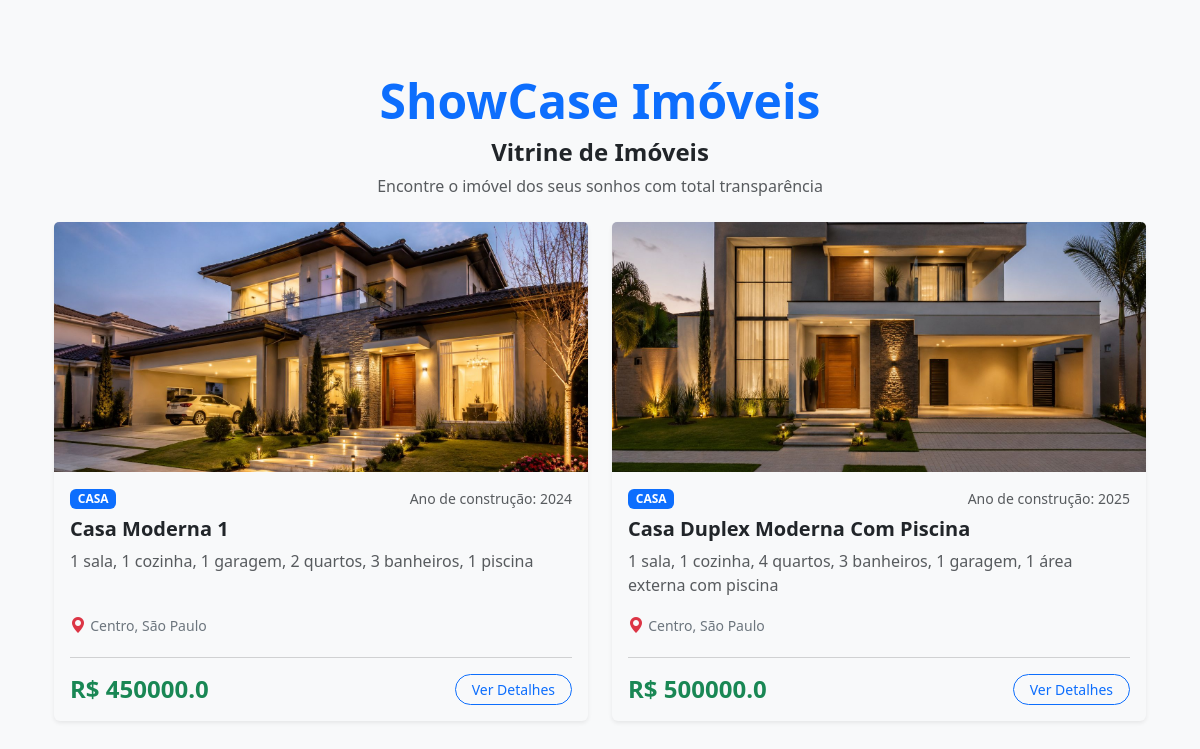
Page /vitrine/pagina_inicial/ on the committed database.
### vitrine/models.py (models this page shows, shortened)
class Imovel(models.Model):
    corretor = models.ForeignKey(User, on_delete=models.CASCADE, verbose_name="Corretor Responsável")
    titulo = models.CharField(max_length=100)
    descricao = models.TextField()
    tipo_Imovel = models.CharField(max_length=50)
    ano_construcao = models.IntegerField()
    preco = models.FloatField()
    logradouro = models.CharField(max_length=100, verbose_name="Rua/Avenida")
    numero = models.CharField(max_length=10, verbose_name="Número")
    bairro = models.CharField(max_length=100, verbose_name="Bairro")
    cidade = models.CharField(max_length=100, verbose_name="Cidade")
    imagem_principal = models.ImageField(upload_to="media/img")

### vitrine/views.py (the view)
# urls.py: path('/pagina_inicial/', pagina_inicial, name='pagina_inicial'),
def pagina_inicial(request):
    lista_imoveis = Imovel.objects.all()
    return render(request, 'pagina_inicial.html', {'imoveis': lista_imoveis})

### template/pagina_inicial.html (shortened to what this page needs)
{% extends 'base.html' %}
{% load static %}
{% block content %}
<div class="container my-5">
    <div class="position-relative d-flex align-items-center justify-content-center py-4">
        <div class="text-center">
            <h1 class="display-5 fw-bold text-primary">ShowCase Imóveis</h1>
            <h4 class="display-8 fw-bold text-dark">Vitrine de Imóveis</h4>
            <p class="text-muted mb-0">Encontre o imóvel dos seus sonhos com total transparência</p>
        </div>
    </div>
    <div class="row g-4">
        {% for imovel in imoveis %}
        <div class="col-12 col-md-6">
            <div class="card h-100 shadow-sm border-0 bg-light card-imovel">
                {% if imovel.imagem_principal %}
                <img src="{{ imovel.imagem_principal.url }}" class="card-img-top foto-vitrine-imovel" alt="{{ imovel.titulo }}">
                {% else %}
                <div class="bg-secondary text-white text-center d-flex align-items-center justify-content-center sem-foto-vitrine">
                    <span>Sem imagem disponível</span>
                </div>
                {% endif %}
                <div class="card-body d-flex flex-column">
                    <div class="d-flex justify-content-between align-items-center mb-2">
                        <span class="badge bg-primary text-uppercase">{{ imovel.tipo_Imovel }}</span>
                        <small class="text-muted">Ano de construção: {{ imovel.ano_construcao }}</small>
                    </div>
                    <h5 class="card-title fw-bold text-dark mb-2">{{ imovel.titulo }}</h5>
                    <p class="card-text text-muted flex-grow-1">
                        {{ imovel.descricao|truncatechars:120 }}
                    </p>
                    <p class="card-text mb-1">
                        <i class="bi bi-geo-alt-fill text-danger"></i>
                        <small class="text-secondary">{{ imovel.bairro }}, {{ imovel.cidade }}</small>
                    </p>
                    <hr class="text-muted my-3">
                    <div class="d-flex justify-content-between align-items-center mt-auto">
                        <h4 class="text-success fw-bold m-0">R$ {{ imovel.preco }}</h4>
                        <a href="{% url 'detalhes_imovel' imovel.id %}"
                           class="btn btn-outline-primary btn-sm px-3 rounded-pill">Ver Detalhes</a>
                    </div>
                </div>
            </div>
        </div>
        {% empty %}
        <div class="col-12 text-center my-5">
            <p class="fs-4 text-muted">Nenhum imóvel disponível na vitrine no momento.</p>
        </div>
        {% endfor %}
    </div>
</div>
{% endblock %}

### static/css/style.css (style rules this page uses)
.card-imovel { transition: transform 0.2s ease-in-out, box-shadow 0.2s ease-in-out; }
.foto-vitrine-imovel { height: 250px; object-fit: cover; }

### rows in the picture
Imovel: imagem_principal (picture), tipo_Imovel "CASA", ano_construcao "2024", titulo "Casa Moderna 1", descricao "1 sala, 1 cozinha, 1 garagem, 2 quartos, 3 banheiros, 1 piscina", bairro "Centro", cidade "São Paulo", preco "450000.0"
Imovel: imagem_principal (picture), tipo_Imovel "CASA", ano_construcao "2025", titulo "Casa Duplex Moderna Com Piscina", descricao "1 sala, 1 cozinha, 4 quartos, 3 banheiros, 1 garagem, 1 área externa com piscina", bairro "Centro", cidade "São Paulo", preco "500000.0"
